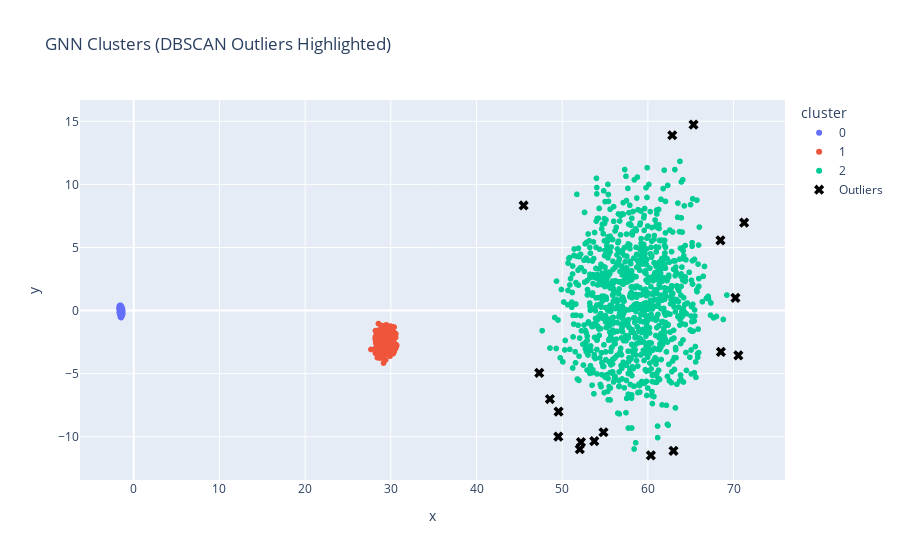

This figure's notebook cell:
### Code cell
import pandas as pd
import plotly.express as px

df = pd.read_csv("../data/processed/sim_gnn_clusters.csv")
df["cluster"] = df["cluster"].astype(str)

normal = df[df["outlier"] == 0]
outliers = df[df["outlier"] == 1]

fig = px.scatter(
    normal,
    x="x",
    y="y",
    color="cluster",
    title="GNN Clusters (DBSCAN Outliers Highlighted)",
    hover_data=["fraud_score", "claim_id"],
)

fig.add_scatter(
    x=outliers["x"],
    y=outliers["y"],
    mode="markers",
    marker=dict(symbol="x", size=9, color="black"),
    name="Outliers",
)

fig.show()

### Figure 1 — Plotly figure (JSON) as saved in the notebook; plotly's stock layout.template omitted (floating-point values rounded to 4 significant figures; data arrays with more than 128 entries replaced by an {"elided": "..."} marker saying what was removed)
{"data": [{"customdata": {"elided": "48514x2 float values"}, "hovertemplate": "cluster=0<br>x=%{x}<br>y=%{y}<br>fraud_score=%{customdata[0]}<br>claim_id=%{customdata[1]}<extra></extra>", "legendgroup": "0", "marker": {"color": "#636efa", "symbol": "circle"}, "mode": "markers", "name": "0", "showlegend": true, "type": "scattergl", "x": {"elided": "48514 float values"}, "xaxis": "x", "y": {"elided": "48514 float values"}, "yaxis": "y"}, {"customdata": {"elided": "500x2 float values"}, "hovertemplate": "cluster=1<br>x=%{x}<br>y=%{y}<br>fraud_score=%{customdata[0]}<br>claim_id=%{customdata[1]}<extra></extra>", "legendgroup": "1", "marker": {"color": "#EF553B", "symbol": "circle"}, "mode": "markers", "name": "1", "showlegend": true, "type": "scattergl", "x": {"elided": "500 float values"}, "xaxis": "x", "y": {"elided": "500 float values"}, "yaxis": "y"}, {"customdata": {"elided": "968x2 float values"}, "hovertemplate": "cluster=2<br>x=%{x}<br>y=%{y}<br>fraud_score=%{customdata[0]}<br>claim_id=%{customdata[1]}<extra></extra>", "legendgroup": "2", "marker": {"color": "#00cc96", "symbol": "circle"}, "mode": "markers", "name": "2", "showlegend": true, "type": "scattergl", "x": {"elided": "968 float values"}, "xaxis": "x", "y": {"elided": "968 float values"}, "yaxis": "y"}, {"marker": {"color": "black", "size": 9, "symbol": "x"}, "mode": "markers", "name": "Outliers", "type": "scatter", "x": [52.19, 45.5, 60.35, 47.32, 70.21, 68.46, 53.74, 71.23, 48.57, 62.84, 68.52, 65.32, 52.05, 70.55, 62.99, 49.54, 54.82, 49.58], "y": [-10.42, 8.33, -11.47, -4.936, 1.006, 5.568, -10.35, 6.97, -7.01, 13.9, -3.268, 14.74, -10.98, -3.551, -11.12, -9.987, -9.64, -8.01]}], "layout": {"legend": {"title": {"text": "cluster"}, "tracegroupgap": 0}, "title": {"text": "GNN Clusters (DBSCAN Outliers Highlighted)"}, "xaxis": {"anchor": "y", "domain": [0, 1], "title": {"text": "x"}}, "yaxis": {"anchor": "x", "domain": [0, 1], "title": {"text": "y"}}}}
